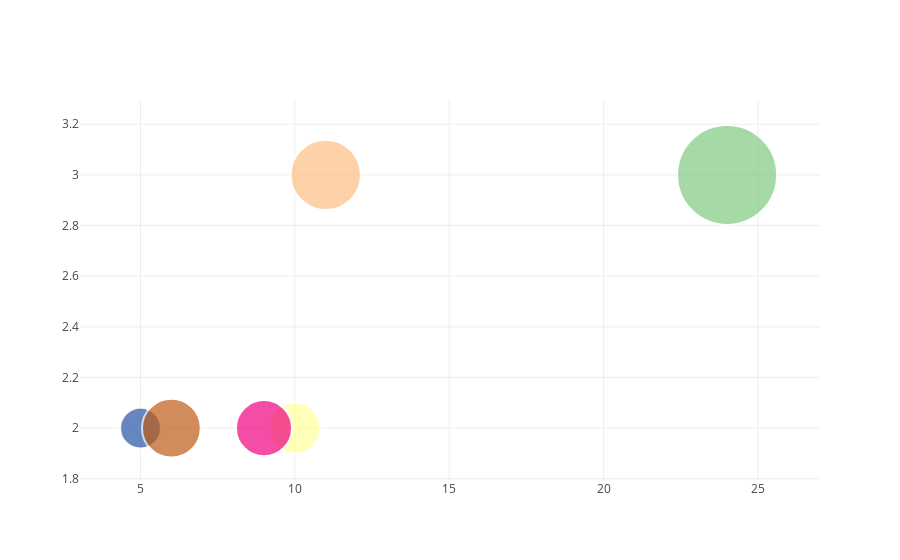

This figure's notebook cell:
### Code cell
data = [trace0]
iplot(data)

### Figure 1 — Plotly figure (JSON) as saved in the notebook; plotly's stock layout.template omitted (floating-point values rounded to 4 significant figures)
{"data": [{"marker": {"color": ["rgb(127,201,127)", "rgb(190,174,212)", "rgb(253,192,134)", "rgb(255,255,153)", "rgb(56,108,176)", "rgb(240,2,127)", "rgb(191,91,23)"], "line": {"width": 2}, "size": [379, 67, 188, 99, 63, 119, 131], "sizemode": "area", "sizeref": 0.0758}, "mode": "markers", "name": ["American", "Bakery", "Cafe", "Chinese", "Fast Food", "North Indian", "South Indian"], "text": ["American", "Bakery", "Cafe", "Chinese", "Fast Food", "North Indian", "South Indian"], "type": "scatter", "x": [24, 5, 11, 10, 5, 9, 6], "y": [3, 2, 3, 2, 2, 2, 2]}], "layout": {}}
